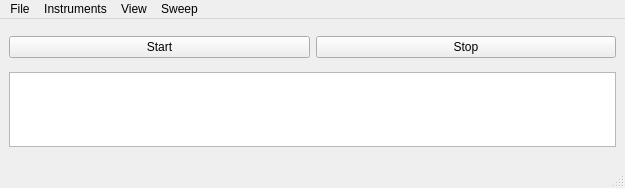
<?xml version="1.0" encoding="UTF-8"?>
<ui version="4.0">
 <class>MainWindow</class>
 <widget class="QMainWindow" name="MainWindow">
  <property name="geometry">
   <rect>
    <x>0</x>
    <y>0</y>
    <width>625</width>
    <height>188</height>
   </rect>
  </property>
  <property name="windowTitle">
   <string>MainWindow</string>
  </property>
  <widget class="QWidget" name="centralwidget">
   <layout class="QVBoxLayout" name="verticalLayout">
    <property name="sizeConstraint">
     <enum>QLayout::SetDefaultConstraint</enum>
    </property>
    <item>
     <layout class="QHBoxLayout" name="horizontalLayout">
      <item>
       <widget class="QPushButton" name="start_button">
        <property name="text">
         <string>Start</string>
        </property>
       </widget>
      </item>
      <item>
       <widget class="QPushButton" name="stop_button">
        <property name="text">
         <string>Stop</string>
        </property>
       </widget>
      </item>
     </layout>
    </item>
    <item>
     <widget class="QTextBrowser" name="message_box">
      <property name="sizePolicy">
       <sizepolicy hsizetype="Expanding" vsizetype="Maximum">
        <horstretch>0</horstretch>
        <verstretch>0</verstretch>
       </sizepolicy>
      </property>
      <property name="maximumSize">
       <size>
        <width>16777215</width>
        <height>75</height>
       </size>
      </property>
      <property name="font">
       <font>
        <family>Lucida Grande</family>
       </font>
      </property>
      <property name="html">
       <string>&lt;!DOCTYPE HTML PUBLIC &quot;-//W3C//DTD HTML 4.0//EN&quot; &quot;http://www.w3.org/TR/REC-html40/strict.dtd&quot;&gt;
&lt;html&gt;&lt;head&gt;&lt;meta name=&quot;qrichtext&quot; content=&quot;1&quot; /&gt;&lt;style type=&quot;text/css&quot;&gt;
p, li { white-space: pre-wrap; }
&lt;/style&gt;&lt;/head&gt;&lt;body style=&quot; font-family:'Lucida Grande'; font-size:8.25pt; font-weight:400; font-style:normal;&quot;&gt;
&lt;p style=&quot;-qt-paragraph-type:empty; margin-top:0px; margin-bottom:0px; margin-left:0px; margin-right:0px; -qt-block-indent:0; text-indent:0px; font-size:13pt;&quot;&gt;&lt;/p&gt;&lt;/body&gt;&lt;/html&gt;</string>
      </property>
     </widget>
    </item>
   </layout>
  </widget>
  <widget class="QMenuBar" name="menubar">
   <property name="geometry">
    <rect>
     <x>0</x>
     <y>0</y>
     <width>625</width>
     <height>21</height>
    </rect>
   </property>
   <widget class="QMenu" name="menuFile">
    <property name="title">
     <string>File</string>
    </property>
    <widget class="QMenu" name="menuSave">
     <property name="title">
      <string>Save..</string>
     </property>
     <addaction name="actionExperimental_Settings"/>
     <addaction name="actionExperimental_and_Instrument_Settings"/>
    </widget>
    <addaction name="menuSave"/>
    <addaction name="actionLoad"/>
   </widget>
   <widget class="QMenu" name="menuInstruments">
    <property name="title">
     <string>Instruments</string>
    </property>
   </widget>
   <widget class="QMenu" name="menuView">
    <property name="title">
     <string>View</string>
    </property>
    <addaction name="actionHide_Message_Box"/>
    <addaction name="actionHide_Progress_Bar"/>
   </widget>
   <widget class="QMenu" name="menuSweep">
    <property name="title">
     <string>Sweep</string>
    </property>
    <addaction name="actionStart_Sweep"/>
    <addaction name="param_abort_sweep"/>
   </widget>
   <addaction name="menuFile"/>
   <addaction name="menuInstruments"/>
   <addaction name="menuView"/>
   <addaction name="menuSweep"/>
  </widget>
  <widget class="QStatusBar" name="statusbar"/>
  <action name="actionExperimental_Settings">
   <property name="text">
    <string>Experimental Settings</string>
   </property>
  </action>
  <action name="actionExperimental_and_Instrument_Settings">
   <property name="text">
    <string>Experimental and Instrument Settings</string>
   </property>
  </action>
  <action name="actionLoad">
   <property name="text">
    <string>Load</string>
   </property>
  </action>
  <action name="actionHide_Message_Box">
   <property name="checkable">
    <bool>true</bool>
   </property>
   <property name="text">
    <string>Hide Message Box</string>
   </property>
  </action>
  <action name="actionHide_Progress_Bar">
   <property name="checkable">
    <bool>true</bool>
   </property>
   <property name="text">
    <string>Hide Progress Bar</string>
   </property>
  </action>
  <action name="actionStart_Sweep">
   <property name="text">
    <string>Start Sweep</string>
   </property>
  </action>
  <action name="param_abort_sweep">
   <property name="text">
    <string>Abort Sweep</string>
   </property>
  </action>
 </widget>
 <resources/>
 <connections>
  <connection>
   <sender>actionHide_Message_Box</sender>
   <signal>toggled(bool)</signal>
   <receiver>message_box</receiver>
   <slot>setVisible(bool)</slot>
   <hints>
    <hint type="sourcelabel">
     <x>-1</x>
     <y>-1</y>
    </hint>
    <hint type="destinationlabel">
     <x>606</x>
     <y>145</y>
    </hint>
   </hints>
  </connection>
 </connections>
</ui>
